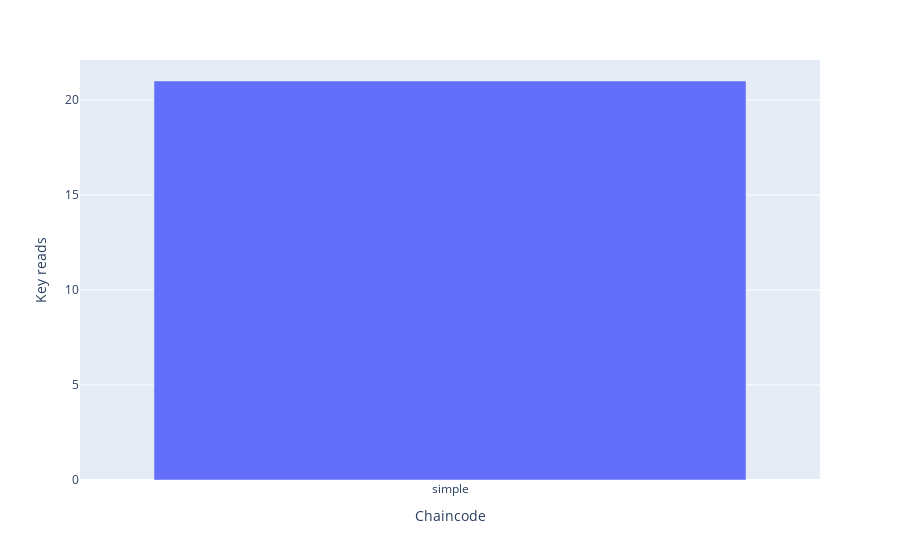

The cell this chart's notebook holds for it:
### Code cell
labels={"x":"Chaincode","y":"Key reads"}
fig = px.bar(x=txDfr['chaincode'].unique(),y=txDfr['chaincode'].value_counts(),labels=labels)
fig

### Figure 1 — Plotly figure (JSON) as saved in the notebook; plotly's stock layout.template omitted (floating-point values rounded to 4 significant figures)
{"data": [{"alignmentgroup": "True", "hovertemplate": "Chaincode=%{x}<br>Key reads=%{y}<extra></extra>", "legendgroup": "", "marker": {"color": "#636efa"}, "name": "", "offsetgroup": "", "orientation": "v", "showlegend": false, "textposition": "auto", "type": "bar", "x": ["simple"], "xaxis": "x", "y": [21], "yaxis": "y"}], "layout": {"barmode": "relative", "legend": {"tracegroupgap": 0}, "margin": {"t": 60}, "xaxis": {"anchor": "y", "domain": [0, 1], "title": {"text": "Chaincode"}}, "yaxis": {"anchor": "x", "domain": [0, 1], "title": {"text": "Key reads"}}}}
